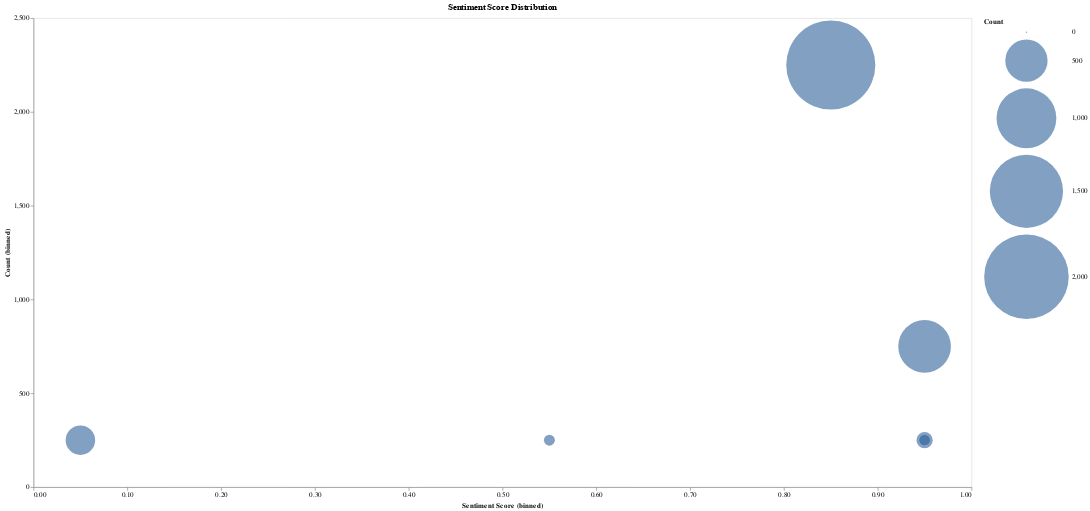

Source (notebook cell):
### Markdown cell above
Finally, let's plot the sentiment score.

### Code cell
sentiment_scores = web_pages_sample[['sentiment_score']].value_counts().head(10).reset_index()
sentiment_scores = sentiment_scores.rename({"sentiment_score": "Sentiment Score", 0: "Count"}, axis=1)

sentiment_chart = (
    alt.Chart(sentiment_scores)
    .mark_circle()
    .encode(
        x=alt.X("Sentiment Score:Q", bin=True),
        y=alt.Y("Count:Q", bin=True),
        size='Count')
)

sentiment_chart.properties(
    width=1400, height=700, title="Sentiment Score Distribution"
)

### Figure 1 — Vega-Lite specification as saved in the notebook (floating-point values rounded to 4 significant figures)
{"config": {"view": {"continuousWidth": 400, "continuousHeight": 300}}, "data": {"name": "data-86db760e424eea5a74928a2e9da04098"}, "mark": "circle", "encoding": {"size": {"type": "quantitative", "field": "Count"}, "x": {"type": "quantitative", "bin": true, "field": "Sentiment Score"}, "y": {"type": "quantitative", "bin": true, "field": "Count"}}, "height": 700, "title": "Sentiment Score Distribution", "width": 1400, "$schema": "https://vega.github.io/schema/vega-lite/v4.8.1.json", "datasets": {"data-86db760e424eea5a74928a2e9da04098": [{"Sentiment Score": 0.8047, "Count": 2221}, {"Sentiment Score": 0.9725, "Count": 775}, {"Sentiment Score": 0.0, "Count": 243}, {"Sentiment Score": 0.9521, "Count": 73}, {"Sentiment Score": 0.5106, "Count": 33}, {"Sentiment Score": 0.9999, "Count": 28}, {"Sentiment Score": 0.9718, "Count": 28}, {"Sentiment Score": 0.9998, "Count": 25}, {"Sentiment Score": 0.9997, "Count": 25}, {"Sentiment Score": 0.9996, "Count": 25}]}}
